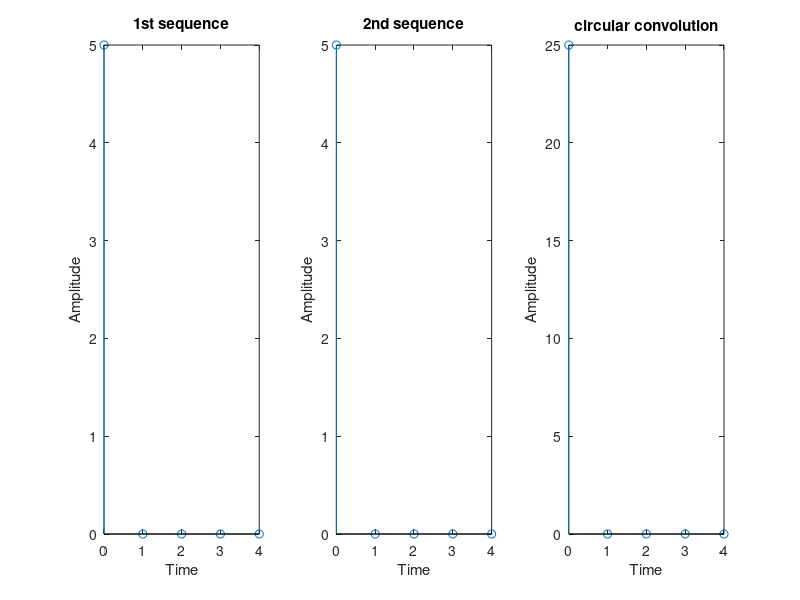

Here is the MATLAB script that generated this plot:
%Circular convolution without using inbuilt function
clc; %clears the console window
clear;%deletes the user defined variable in variable browser
close all;%close the figure window
x= input('Enter x[n]: '); %read input x[n]
h= input('Enter h[n]: '); % read impulse response h[n]
N= input('Enter N: ');
l1=length(x);
l2=length(h);
x=[x zeros(1,(N-l1))];
h=[h zeros(1,(N-l2))];
%inbuilt function
%y=cconv(x,h,N);
%-----------------------------------------------------------
%y=Circular convolution of x[n] and h[n]
%note: in matlab index starts with 1 and not 0
for n=1:1:N
y(n)=0;
for k=1:1:N
y(n)=y(n)+x(k)*h(mod((n-k),N)+1);
end
end
%end
%-----------------------------------------------------------
disp('The circular convolution of two given sequence');
n=0:N-1;
figure;
subplot(131);
stem(n,x);
xlabel('Time');
ylabel('Amplitude');
title('1st sequence');
subplot(132);
stem(n,h);
xlabel('Time');
ylabel('Amplitude');
title('2nd sequence');
subplot(133);
stem(n,y);
xlabel('Time');
ylabel('Amplitude');
title('circular convolution');
disp(y);
disp(n);